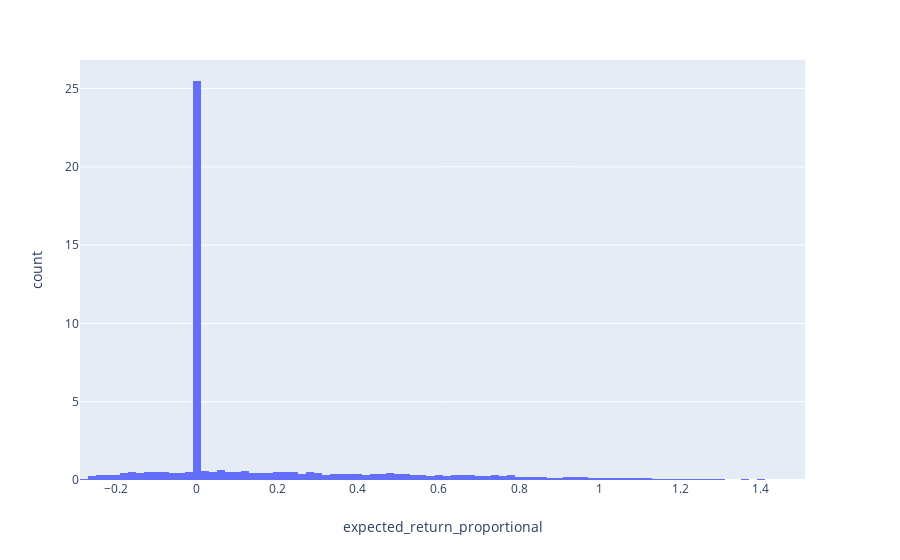

Here is the notebook cell this chart was saved with:
### Code cell
fig = px.histogram(data_to_plot, x='expected_return_proportional', histnorm='probability density')
fig.show(config=plotly_config)

### Figure 1 — Plotly figure (JSON) as saved in the notebook; plotly's stock layout.template omitted (floating-point values rounded to 4 significant figures; data arrays with more than 128 entries replaced by an {"elided": "..."} marker saying what was removed)
{"data": [{"alignmentgroup": "True", "bingroup": "x", "histnorm": "probability density", "hoverlabel": {"namelength": 0}, "hovertemplate": "expected_return_proportional=%{x}<br>count=%{y}", "legendgroup": "", "marker": {"color": "#636efa"}, "name": "", "offsetgroup": "", "orientation": "v", "showlegend": false, "type": "histogram", "x": {"elided": "10000 float values"}, "xaxis": "x", "yaxis": "y"}], "layout": {"autosize": true, "barmode": "relative", "legend": {"tracegroupgap": 0}, "margin": {"t": 60}, "xaxis": {"anchor": "y", "autorange": true, "domain": [0, 0.98], "range": [-0.29, 1.51], "title": {"text": "expected_return_proportional"}, "type": "linear"}, "yaxis": {"anchor": "x", "autorange": true, "domain": [0, 1], "range": [0, 26.83], "title": {"text": "count"}}}}
